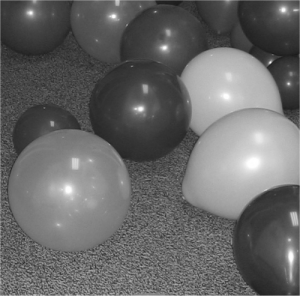
%> input picture images/balloons_gray.png, 300 x 296 px
$ octave P5_3_False_Coloring.m   (GNU Octave 9; MATLAB toolbox functions it lacks are replaced by stand-ins)
%> lines starting %> are read from the running program, lines starting %| are printed output that depends on the picture
clc; clear all; close all;
im = imread('C:\Program Files\scilab-6.1.1\IPCV\images\balloons_gray.png');
%> im is the input picture: size 296x300 uint8; min 27, max 255, mean 104
x = double(im);
c1 = 0.5; c2 = 0.8; c3 = 0.3; c4 = 0.6;
rx = x .* (1 + c1*sin(pi*x./255) + c2*(1-cos(2*pi*x./255)));
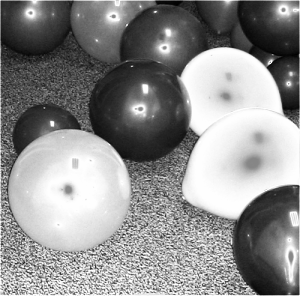
%> rx: size 296x300 double; min 36.01, max 450.9, mean 267.3; drawn with min black and max white
gx = x .* (1 + c3*sin(pi*x./255) + c4*(1-cos(2*pi*x./255)));
bx = 3*x - rx - gx;
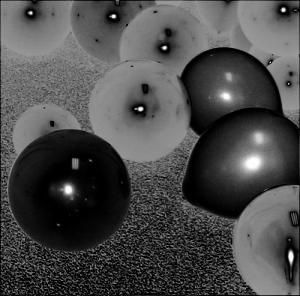
%> bx: size 296x300 double; min -355.7, max 255, mean -175.1; drawn with min black and max white
rgb = mat2gray(cat(3, rx, gx, bx));
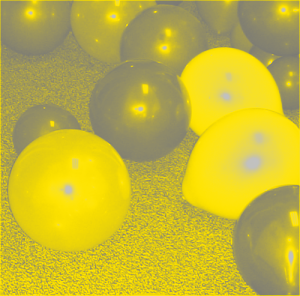
%> rgb: size 296x300x3 double; mean R, G, B 0.772, 0.714, 0.224
figure; imshow(rgb)
